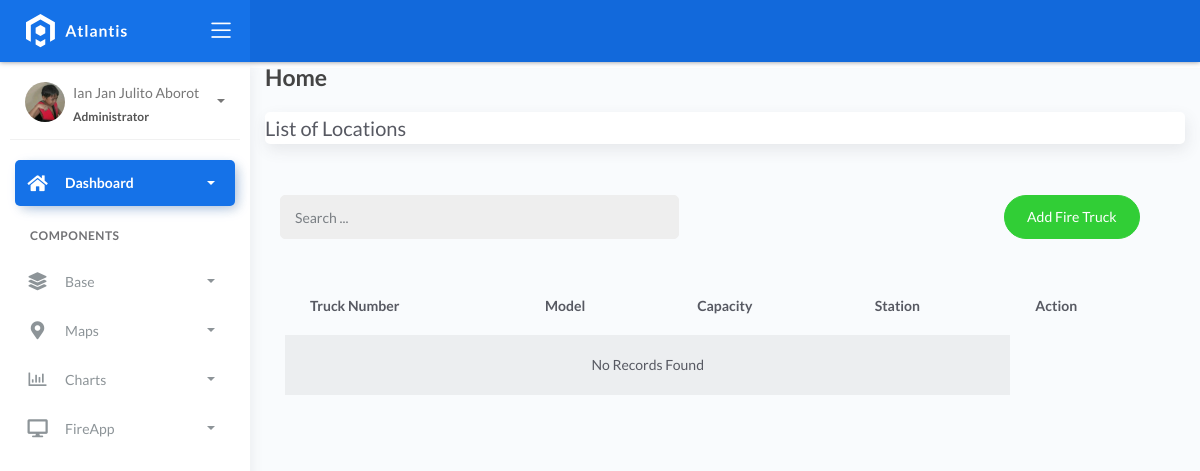
Page /firetruck_list on the earlier database version.
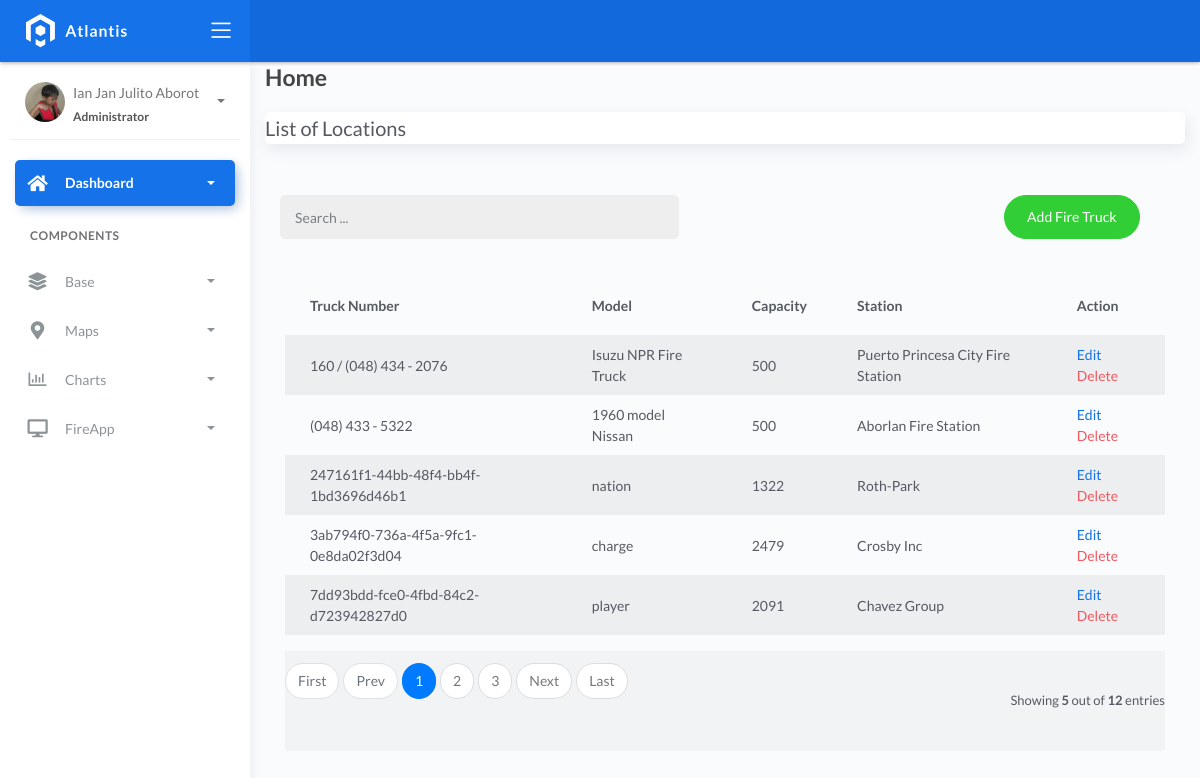
Same page on the later database version.
### fire/models.py (models this page shows)
class BaseModel(models.Model):
    created_at = models.DateTimeField(auto_now_add=True, db_index=True)
    updated_at = models.DateTimeField(auto_now=True)
    class Meta:
        abstract = True

class FireTruck(BaseModel):
    truck_number = models.CharField(max_length=150)
    model = models.CharField(max_length=150)
    capacity = models.CharField(max_length=150)  # water
    station = models.ForeignKey(FireStation, on_delete=models.CASCADE)

class FireStation(BaseModel):
    name = models.CharField(max_length=150)
    latitude = models.DecimalField(
        max_digits=22, decimal_places=16, null=True, blank=True)
    longitude = models.DecimalField(
        max_digits=22, decimal_places=16, null=True, blank=True)
    address = models.CharField(max_length=150)
    city = models.CharField(max_length=150)  # can be in separate table
    country = models.CharField(max_length=150)  # can be in separate table

### fire/views.py (the view)
# urls.py: path('firetruck_list', FireTruckList.as_view(), name='fire-truck'),
class FireTruckList(ListView):
    model = FireTruck
    context_object_name = 'firetruck'
    template_name = 'firetruck_list.html'
    paginate_by = 5

### templates/firetruck_list.html (shortened to what this page needs)
{% extends 'base.html' %} {% load static %} {% block content %}
<div class="content">
    <div class="container-fluid">
        <h4 class="page-title">Home</h4>
        <div class="row">
            <div class="col-md-12">
                <div class="card">
                    <div class="card-title">List of Locations</div>
                </div>
                <br>
                <div class="col-md-12 row">
                    <div class="col-md-6">
                        <form action="" class="navbar-left navbar-form nav-search mr-md-3">
                            <div class="input-group">
                                <input type="text" placeholder="Search ..." class="form-control">
                                <div class="input-group-append">
                                    <span class="input-group-text">
                                    </span>
                                </div>
                            </div>
                        </form>
                    </div>
                    <div class="col-md-6">
                        <div class="pull-right"><a href="{% url 'truck-add' %}" loc-add="" class="btn btn-success btn-rounded">Add Fire Truck</a>
                        </div>
                    </div>
                </div>
                <div class="card-body">
                    <table class="table table-striped mt-3">
                        <thead>
                            <tr>
                                <th scope="col">Truck Number</th>
                                <th scope="col">Model</th>
                                <th scope="col">Capacity</th>
                                <th scope="col">Station</th>
                                <th scope="col">Action</th>
                            </tr>
                        </thead>
                        <tbody>
                            {% for object in object_list %}
                            <tr>
                                <td>{{ object.truck_number }}</td>
                                <td>{{ object.model }}</td>
                                <td>{{ object.capacity }}</td>
                                <td>{{ object.station.name }}</td>
                                <td>
                                    <a href="firetruck_list/{{ object.id }}">Edit</a>
                                    <a href="firetrucl_list/{{ object.id }}/delete" class="text-danger">Delete</a>
                                </td>
                            </tr>
                            {% empty %}
                            <tr>
                                <td colspan="4" style="text-align: center">
                                    <p class="text-sm font-wight-bold mb-0">No Records Found</p>
                                </td>
                            </tr>
                            {% endfor %}
                        </tbody>
                    </table>
                    {% include 'includes/pagination.html' %}
                </div>
            </div>
        </div>
    </div>
</div>
{% endblock %}

Differences in the rows shown:
added FireTruck: truck_number "160 / (048) 434 - 2076", model "Isuzu NPR Fire Truck", capacity "500", station.name "Puerto Princesa City Fire Station"
added FireTruck: truck_number "(048) 433 - 5322", model "1960 model Nissan", capacity "500", station.name "Aborlan Fire Station"
added FireTruck: truck_number "247161f1-44bb-48f4-bb4f-1bd3696d46b1", model "nation", capacity "1322", station.name "Roth-Park"
added FireTruck: truck_number "3ab794f0-736a-4f5a-9fc1-0e8da02f3d04", model "charge", capacity "2479", station.name "Crosby Inc"
added FireTruck: truck_number "7dd93bdd-fce0-4fbd-84c2-d723942827d0", model "player", capacity "2091", station.name "Chavez Group"
Other differences:
{{ object_list.count }}: (not shown) → "5"
{{ paginator.count }}: (not shown) → "12"
text no longer shown: "No Records Found"
text now shown: "First Prev Next Last Showing out of entries"
new list line: "1"
new list line: "2"
new list line: "3"
